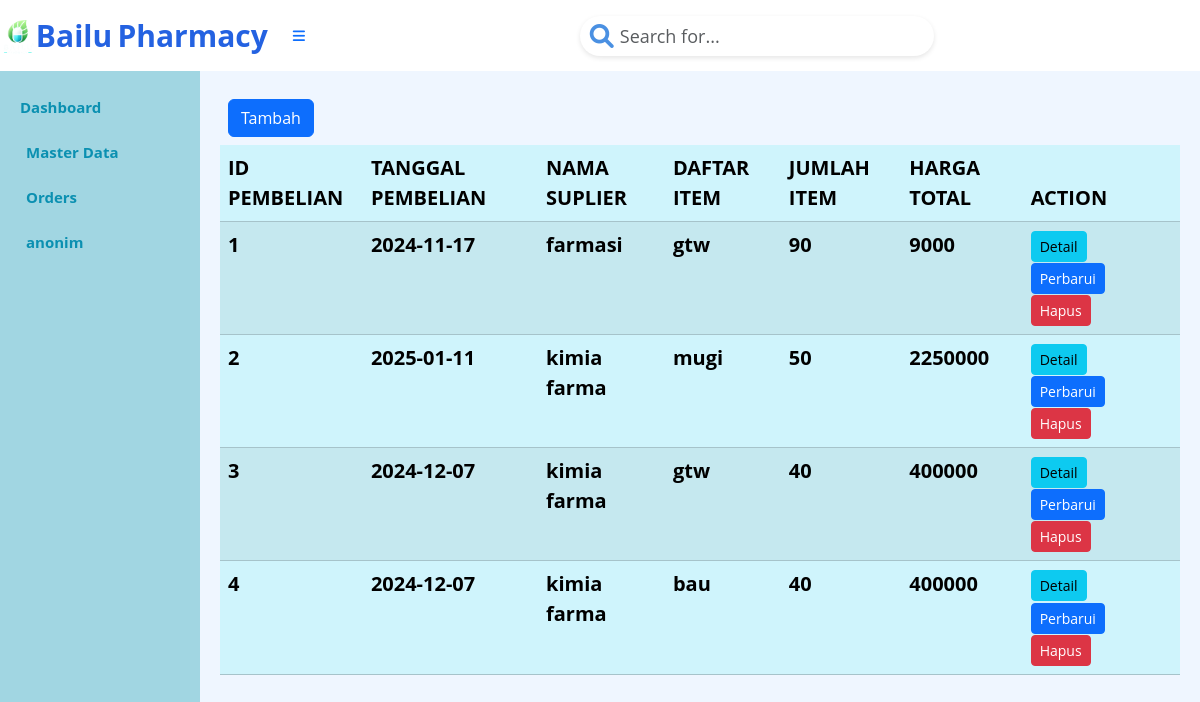
The page /index.php?page=pembelian (signed in) on the database as committed earlier.
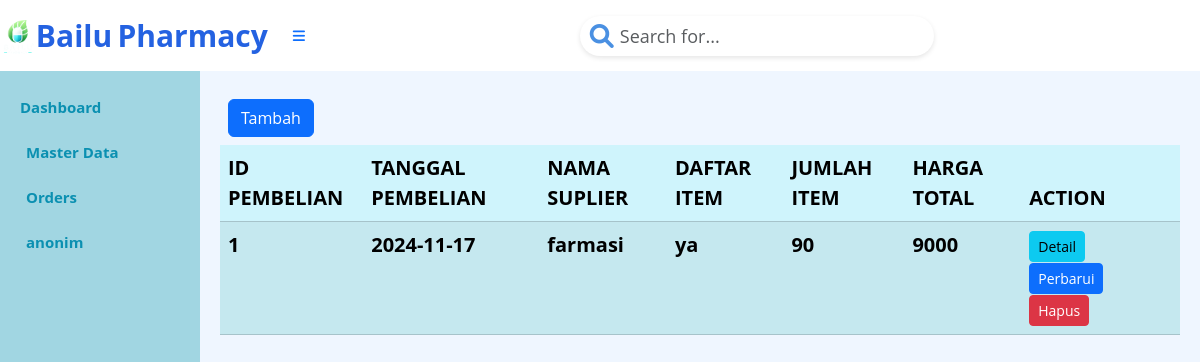
The same page on the database as committed later.
### tables this page shows
CREATE TABLE `tb_pembelian` (
  `Id_pembelian` int(5) NOT NULL AUTO_INCREMENT,
  `tanggal_pembelian` date NOT NULL,
  `total_item` int(5) NOT NULL,
  `total_harga` int(10) NOT NULL,
  `Total_bayar` int(8) NOT NULL,
  `kembalian` int(8) NOT NULL,
  `Id_suplier` int(3) NOT NULL,
  PRIMARY KEY (`Id_pembelian`),
  KEY `Id_suplier` (`Id_suplier`),
  CONSTRAINT `tb_pembelian_ibfk_2` FOREIGN KEY (`Id_suplier`) REFERENCES `tb_suplier` (`Id_suplier`)
);

CREATE TABLE `tb_suplier` (
  `Id_suplier` int(3) NOT NULL AUTO_INCREMENT,
  `Nama_suplier` varchar(15) NOT NULL,
  `Alamat` varchar(15) NOT NULL,
  `email` varchar(15) NOT NULL,
  `no_tlp` varchar(15) NOT NULL,
  PRIMARY KEY (`Id_suplier`)
);

### pembelian.php (the view, shortened to what this page needs)
<div class="d-grid gap-2 p-2 d-md-flex justify-content-md">
    <a class="btn btn-primary me-md-2" href="index.php?page=pembelian.form&action=add" role="button">Tambah</a>
</div>
<?php
$mysqli = new mysqli("localhost", "root", "", "apotek");
$result = $mysqli->query("
    SELECT
        p.Id_pembelian AS ID_pembelian,
        p.tanggal_pembelian AS tanggal,
        sp.Nama_suplier AS suplier,
        GROUP_CONCAT(o.Nama_Obat SEPARATOR ', ') AS Daftar_Item,
        GROUP_CONCAT(CONCAT(o.Nama_Obat, ';', pd.jumlah_item, ';', pd.harga_satuan) SEPARATOR ', ') AS Rincian_Item,
        p.total_item AS Item,
        p.total_harga AS Harga,
        p.Total_bayar AS Total_bayar,
        p.kembalian AS Kembalian,
        pd.Id_obat AS Id_obat
    FROM
        tb_pembelian p
    JOIN
        tb_suplier sp ON p.Id_suplier = sp.Id_suplier
    JOIN
        tb_pembelian_detail pd ON p.Id_pembelian = pd.Id_pembelian
    JOIN
        tb_obat o ON pd.Id_obat = o.Id_Obat
    GROUP BY
        p.Id_pembelian;
");
?>
<table class="table table-info table-striped">
    <thead>
        <tr>
            <th>ID PEMBELIAN</th>
            <th>TANGGAL PEMBELIAN</th>
            <th>NAMA SUPLIER</th>
            <th>DAFTAR ITEM</th>
            <th>JUMLAH ITEM</th>
            <th>HARGA TOTAL</th>
            <th>ACTION</th>
        </tr>
    </thead>
    <tbody>
        <?php foreach ($result as $row): ?>
            <tr>
                <td><?= htmlspecialchars($row['ID_pembelian']) ?></td>
                <td><?= htmlspecialchars($row['tanggal']) ?></td>
                <td><?= htmlspecialchars($row['suplier']) ?></td>
                <td><?= htmlspecialchars($row['Daftar_Item']) ?></td>
                <td><?= htmlspecialchars($row['Item']) ?></td>
                <td><?= htmlspecialchars($row['Harga']) ?></td>
                <td>
                    <button type="button" class="btn btn-info btn-sm" onclick="tampilkanPembelian(<?= htmlspecialchars(json_encode($row)) ?>)">
                        Detail
                    </button>
                    <a class="btn btn-primary me-md-2 btn-sm" href="index.php?page=pembelian.form&Id_pembelian=<?= $row['ID_pembelian'] ?>&action=edit">
                        Perbarui
                    </a>
                    <form action="pembelian.action.php" method="POST" style="display:inline;">
                        <button type="submit" class="btn btn-danger me-md-2 btn-sm" onclick="return confirm('Ingin menghapus data ini?');">
                            Hapus
                        </button>
                    </form>
                </td>
            </tr>
        <?php endforeach; ?>
    </tbody>
</table>

Rows that differ between the two databases and show on the page:
removed tb_pembelian: Id_pembelian "2", tanggal_pembelian "2025-01-11", Id_suplier.Nama_suplier "kimia farma", Daftar_Item "mugi", total_item "50", total_harga "2250000"
removed tb_pembelian: Id_pembelian "3", tanggal_pembelian "2024-12-07", Id_suplier.Nama_suplier "kimia farma", Daftar_Item "gtw", total_item "40", total_harga "400000"
removed tb_pembelian: Id_pembelian "4", tanggal_pembelian "2024-12-07", Id_suplier.Nama_suplier "kimia farma", Daftar_Item "bau", total_item "40", total_harga "400000"
changed tb_pembelian "farmasi": Daftar_Item "gtw" → "ya"
